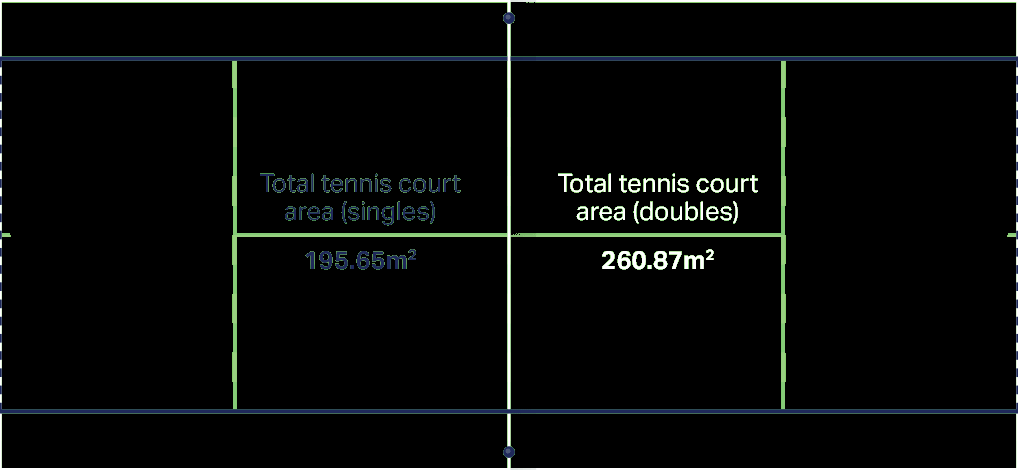
#> input picture videos/field_template4.png, 1018 x 470 px
$ python -i hough_lines.py   (imports and definitions only)
#> lines starting #> are read from the running program, lines starting #| are printed output that depends on the picture; after the words box and inside, x2 and y2 are one past the last pixel; in counts of white or black regions, pixels touching at a corner belong together
#> further down, picture is the input picture: shape (470, 1018, 3); mean B, G, R 9.4, 10.2, 8.4
import math
import cv2
import lines_process
import numpy as np
import video_process
import line_detection
import random
import time

def GaussianBlur(edges2, kernel, threshold):
    edges2 = cv2.GaussianBlur(edges2, kernel, 0)
    edges2 = edges2 >= threshold
    edges2 = (edges2*255).astype(np.uint8)
    return edges2

def ApplyHorizontal(edges2, horizontal_size = 10, other_size = 1):
    horizontalStructure = cv2.getStructuringElement(cv2.MORPH_RECT, (horizontal_size, 1))
    horizontal = cv2.erode(edges2, horizontalStructure)
    horizontalStructure = cv2.getStructuringElement(cv2.MORPH_RECT, (horizontal_size, other_size))
    horizontal = cv2.dilate(horizontal, horizontalStructure)
    return horizontal

def ApplyVertical(edges2, vertical_size = 10, other_size = 1):
    verticalStructure = cv2.getStructuringElement(cv2.MORPH_RECT, (1, vertical_size))
    vertical = cv2.erode(edges2, verticalStructure)
    verticalStructure = cv2.getStructuringElement(cv2.MORPH_RECT, (other_size, vertical_size))
    vertical = cv2.dilate(vertical, verticalStructure)
    return vertical

# [31 lines of commented-out code are left out]

def Preprocess(img):
    # Convert the image to grayscale
    gray = cv2.cvtColor(img, cv2.COLOR_BGR2GRAY)
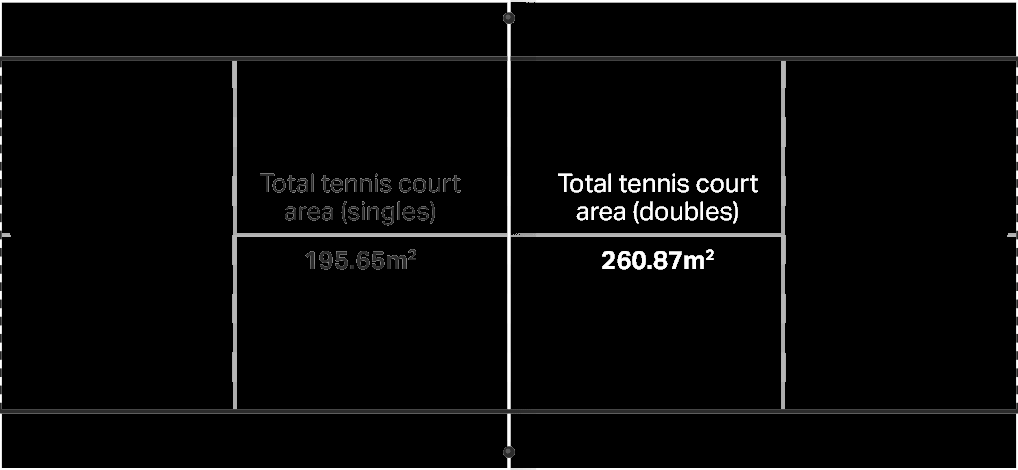
#> gray: shape (470, 1018); min 0, max 255, mean 9.6
    # [10 lines of commented-out code are left out]
    edges = cv2.Canny(gray, 200, 75)
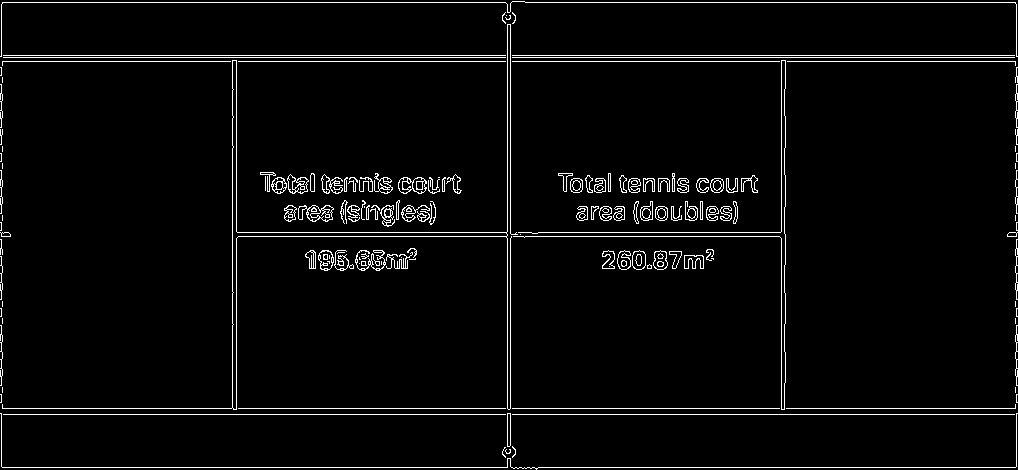
#> edges: shape (470, 1018); 3.5% white in thin lines or dots

    # decrease width and height of the image by 1.2
    # edges = cv2.resize(edges, (0, 0), fx=1/ratio, fy=1/ratio)

    cv2.imwrite("debug/edges.png", edges)

    edges2 = edges

    edges2 = GaussianBlur(edges2, (9, 9), 50)
#> in GaussianBlur, `edges2 = edges2 >= threshold`: edges2: shape (470, 1018) bool; 10.8% white; 14 white regions, largest, box (x1, y1, x2, y2) and area: (0, 0, 1018, 411) 29569, (0, 412, 1018, 470) 7777, (304, 247, 418, 272) 1943
    edges2 = cv2.dilate(edges2, np.ones((3, 3), np.uint8), iterations=1)
#> edges2: shape (470, 1018); 14.1% white; 13 white regions, largest, box (x1, y1, x2, y2) and area: (0, 0, 1018, 470) 49808, (303, 246, 419, 273) 2348, (600, 247, 716, 272) 2190
    edges2 = GaussianBlur(edges2, (9, 9), 180)
#> in GaussianBlur (call 2), `edges2 = edges2 >= threshold`: edges2: shape (470, 1018) bool; 11.8% white; 12 white regions, largest, box (x1, y1, x2, y2) and area: (0, 0, 1018, 470) 42629, (304, 247, 418, 272) 2087, (601, 248, 715, 271) 1900
    cv2.imwrite("debug/edges1.5.png", edges2)
    edges2 = cv2.erode(edges2, np.ones((3, 3), np.uint8), iterations=1)
#> edges2: shape (470, 1018); 9% white; 13 white regions, largest, box (x1, y1, x2, y2) and area: (0, 0, 1018, 470) 30393, (305, 248, 417, 271) 1747, (602, 249, 714, 270) 1524
    edges2 = GaussianBlur(edges2, (5, 5), 150)
#> call 3 of GaussianBlur, with kernel = (5, 5), threshold = 150
#> in GaussianBlur (call 3), `edges2 = cv2.GaussianBlur(edges2, kernel, 0)`:
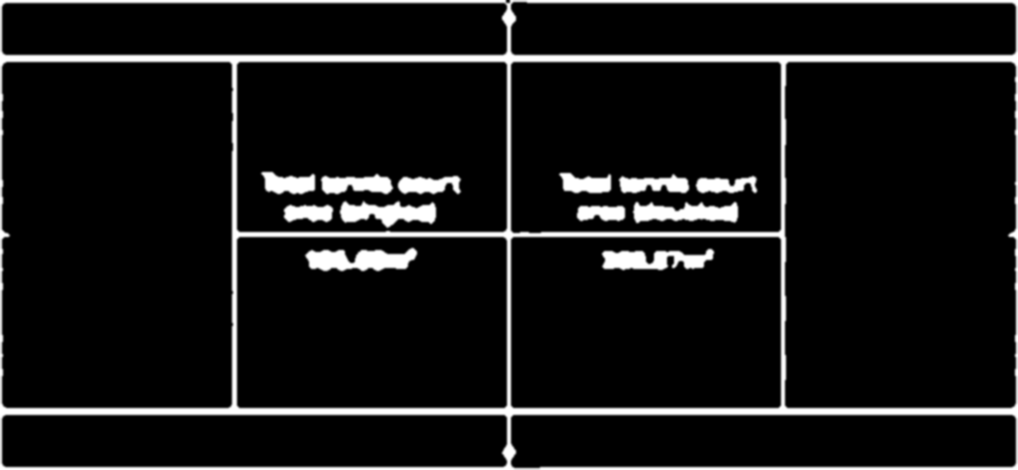
#> edges2: shape (470, 1018); min 0, max 255, mean 22.8
#> in GaussianBlur (call 3), `edges2 = edges2 >= threshold`: edges2: shape (470, 1018) bool; 8.8% white; 13 white regions, largest, box (x1, y1, x2, y2) and area: (0, 0, 1018, 470) 30278, (306, 248, 417, 271) 1687, (603, 249, 714, 270) 1470
    cv2.imwrite("debug/edges2.png", edges2)

    cikar = ApplyVertical(ApplyHorizontal(edges2, 25), 25)
#> in ApplyHorizontal, `horizontal = cv2.erode(edges2, horizontalStructure)`: horizontal: shape (470, 1018); 5.8% white; 19 white regions, largest, box (x1, y1, x2, y2) and area: (0, 55, 1018, 62) 7126, (0, 408, 1018, 415) 7126, (0, 467, 1018, 470) 3003
#> in ApplyHorizontal, `horizontal = cv2.dilate(horizontal, horizontalStructure)`:
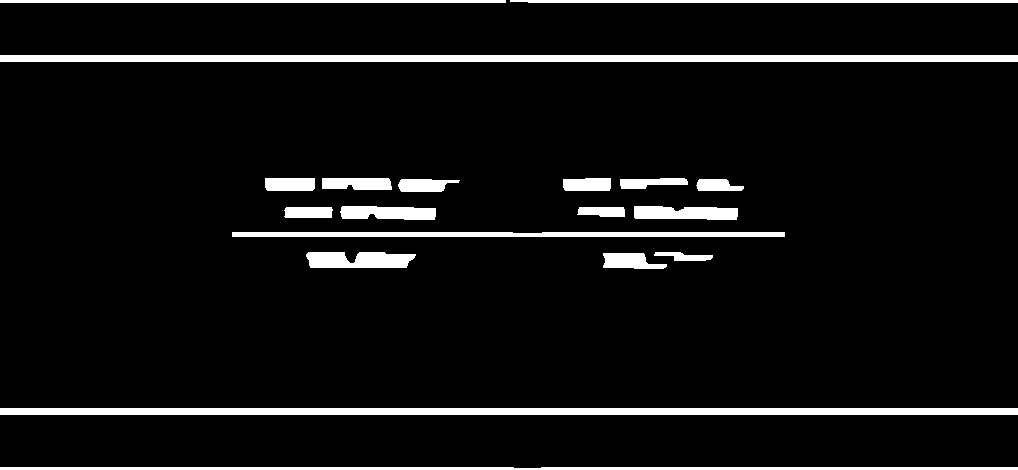
#> horizontal: shape (470, 1018); 6.8% white; 19 white regions, largest, box (x1, y1, x2, y2) and area: (0, 55, 1018, 62) 7126, (0, 408, 1018, 415) 7126, (0, 467, 1018, 470) 3027
#> in ApplyVertical, `verticalStructure = cv2.getStructuringElement(cv2.MORPH_RECT, (1, vert..`: verticalStructure = 25 values from 1 to 1
#> in ApplyVertical, `vertical = cv2.erode(edges2, verticalStructure)`: vertical: shape (470, 1018); every value is 0
    edges3 = np.where(edges2 > cikar, 255, 0).astype(np.uint8)
    vertical_lines = ApplyVertical(edges3, 21, other_size=1)
#> call 2 of ApplyVertical, with vertical_size = 21, other_size = 1
#> in ApplyVertical (call 2), `vertical = cv2.erode(edges2, verticalStructure)`: vertical: shape (470, 1018); 1.4% white; 10 white regions (5 under 20 px), largest, box (x1, y1, x2, y2) and area: (507, 0, 511, 470) 1841, (232, 65, 237, 405) 1565, (781, 65, 786, 405) 1387, (0, 0, 2, 470) 940, (1016, 0, 1018, 470) 940
#> in ApplyVertical (call 2), `vertical = cv2.dilate(vertical, verticalStructure)`:
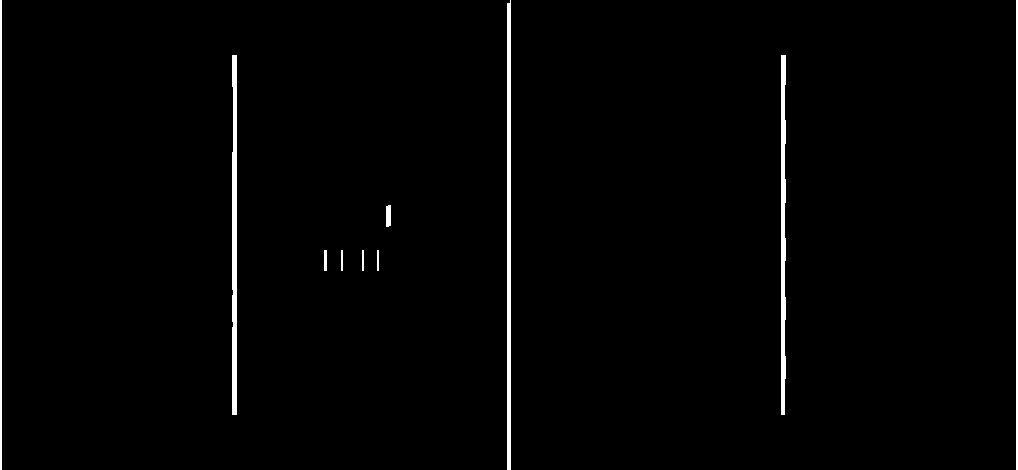
#> vertical: shape (470, 1018); 1.5% white; 10 white regions, largest, box (x1, y1, x2, y2) and area: (507, 0, 511, 470) 1871, (232, 55, 237, 415) 1725, (781, 55, 786, 415) 1587
    horizontal_lines = ApplyHorizontal(edges3, 21, other_size=1)
#> call 2 of ApplyHorizontal, with horizontal_size = 21, other_size = 1
#> in ApplyHorizontal (call 2), `horizontal = cv2.erode(edges2, horizontalStructure)`:
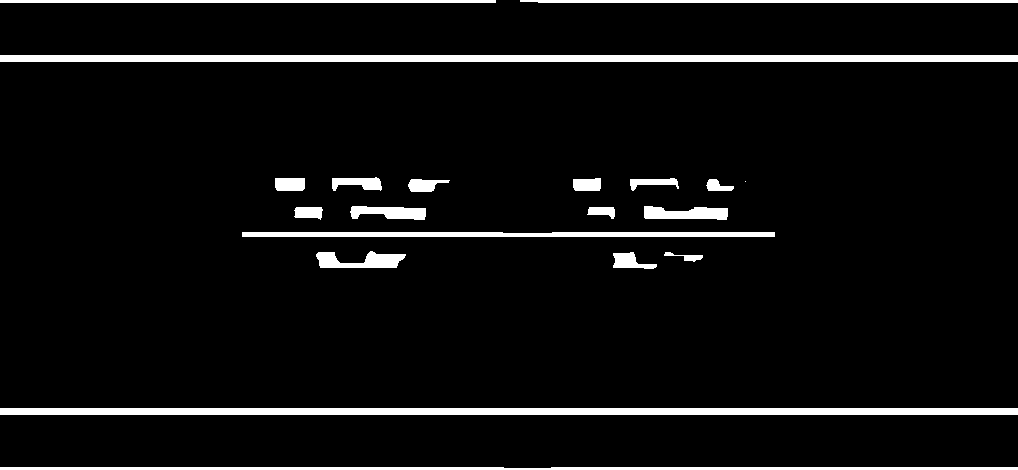
#> horizontal: shape (470, 1018); 6% white; 20 white regions (1 under 20 px), largest, box (x1, y1, x2, y2) and area: (0, 55, 1018, 62) 7126, (0, 408, 1018, 415) 7126, (0, 467, 1018, 470) 3007
    edges3 = np.where(horizontal_lines >= 255 - vertical_lines, 255, 0).astype(np.uint8)
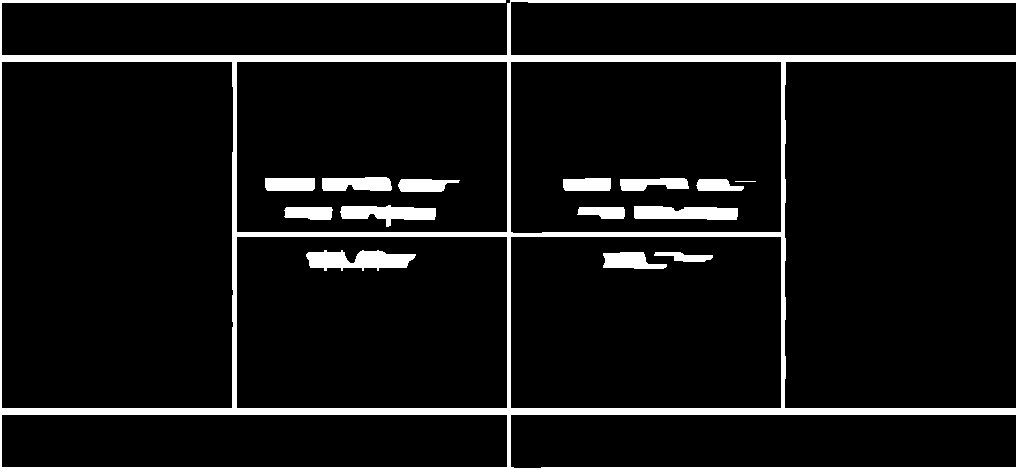
#> edges3: shape (470, 1018); 8.3% white; 15 white regions, largest, box (x1, y1, x2, y2) and area: (0, 0, 1018, 470) 29754, (306, 250, 416, 271) 1557, (634, 206, 738, 220) 1250
    cv2.imwrite("debug/edges3.png", edges3)

    return edges3

# [133 lines left out: functions ExtractDefaultHoughLines, GetRectangularAreas, FindMaxAreaPairedPair, DrawRectangle, DrawPairedPairs, DrawLines and 1 more, not called in this run]


start_time = None

def StartMeasuring():
    global start_time
    start_time = time.time()

def PrintElapsedTime(st):
    global start_time
    print(st + f" => Elapsed time: {time.time() - start_time}")


# [29 lines left out: function DrawTemplateImage, not called in this run]


# [63 lines not run here, left out]


>>> import cv2
>>> picture = cv2.imread('videos/field_template4.png')
>>> result = Preprocess(picture)

$ run again, on videos/field_template2.png
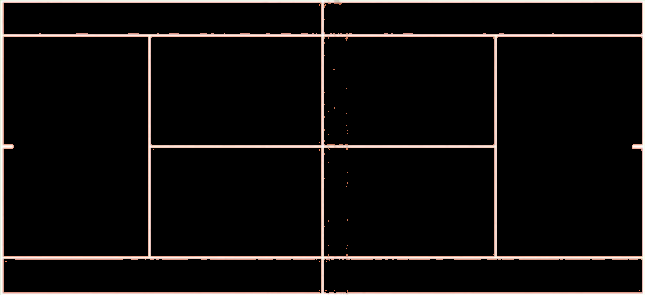
#> input picture videos/field_template2.png, 645 x 295 px
#> picture is the input picture: shape (295, 645, 3); mean B, G, R 14.1, 14.9, 17.3
#> in Preprocess, `edges = cv2.Canny(gray, 200, 75)`:
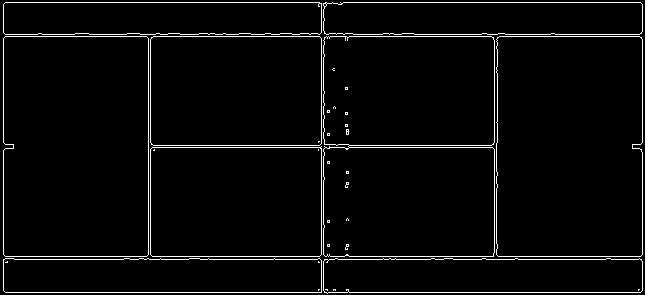
#> edges: shape (295, 645); 3.5% white in thin lines or dots
#> verticalStructure = 25 values from 1 to 1
#> in Preprocess, `edges3 = np.where(horizontal_lines >= 255 - vertical_lines, 255, 0).as..`:
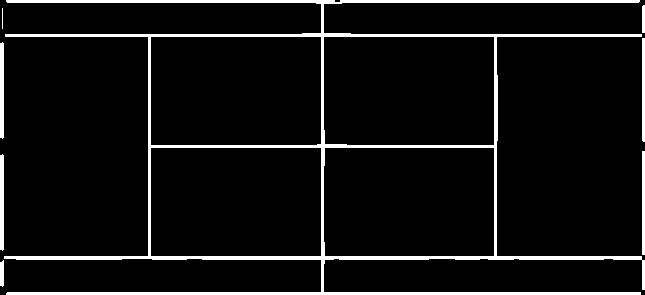
#> edges3: shape (295, 645); 6.9% white; 8 white regions, largest, box (x1, y1, x2, y2) and area: (4, 0, 645, 295) 11629, (0, 42, 4, 139) 382, (0, 154, 4, 251) 382

$ run again, on videos/field_template.png
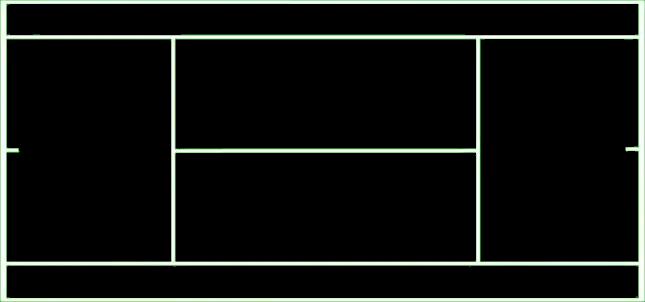
#> input picture videos/field_template.png, 645 x 302 px
#> picture is the input picture: shape (302, 645, 3); mean B, G, R 19.5, 22.2, 19.6
#> in Preprocess, `edges = cv2.Canny(gray, 200, 75)`:
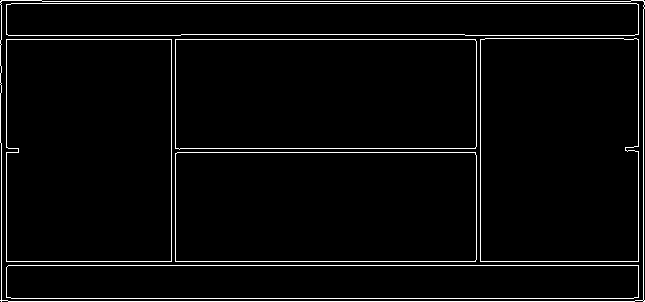
#> edges: shape (302, 645); 4% white in thin lines or dots
#> verticalStructure = 25 values from 1 to 1
#> in Preprocess, `edges3 = np.where(horizontal_lines >= 255 - vertical_lines, 255, 0).as..`:
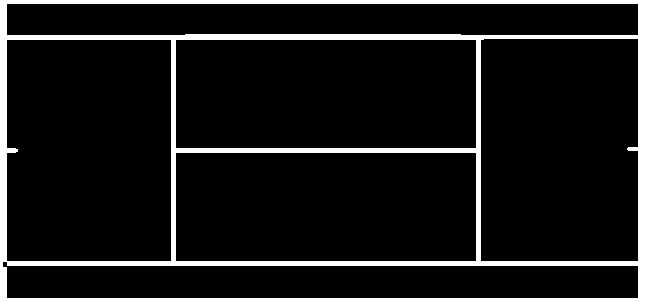
#> edges3: shape (302, 645); 10% white; 1 white region, box (x1, y1, x2, y2) and area: (0, 0, 645, 302) 19491
